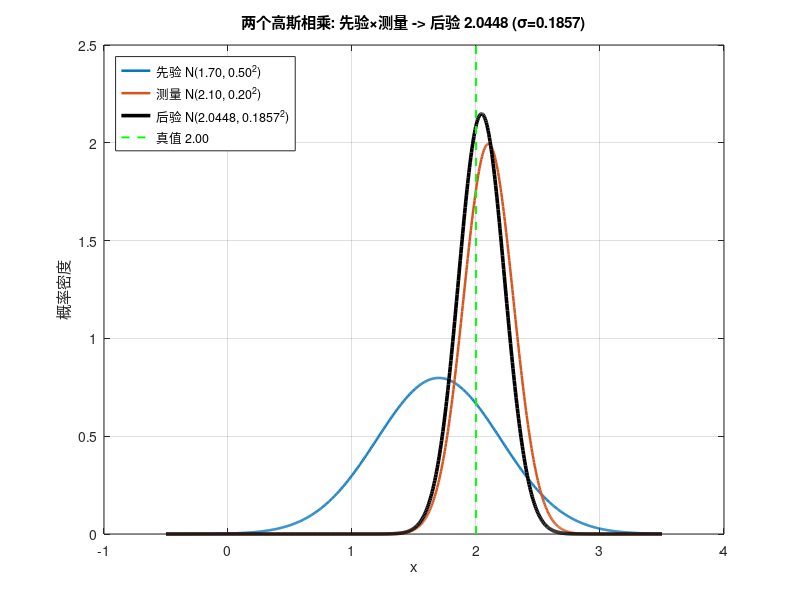

Here is the MATLAB script that generated this plot:
function lesson1()
%LESSON1  第一讲: 卡尔曼滤波到底在干什么
%
% 用法: 在 Kalman 目录下执行  lesson1
% 想看真正的滤波器长什么样: 打开 kalman_simple.slx 点运行
% 想连着向量形式一起看:     run_all_kalman  (出 9 张图 + 验证记录)
%
% 这一讲只做一件事: 用"两个高斯相乘"把卡尔曼滤波的全部直觉说清楚。

clc;
fprintf('\n%s\n', repmat('=', 1, 70));
fprintf('第一讲  卡尔曼滤波到底在干什么\n');
fprintf('%s\n', repmat('=', 1, 70));

% ---------- 场景 ----------
% 一个传感器在测一个不动的量(真值 2.00), 你已经有一份"上一步的估计"。
x_prior = 1.70;  s_prior = 0.50;      % 先验估计与其标准差
z_meas  = 2.10;  s_meas  = 0.20;      % 本次测量与其标准差
Pp = s_prior^2;  Rm = s_meas^2;       % 对应到卡尔曼术语: P(模型不确定) 与 R(传感器不准)
truth = 2.00;

fprintf('\n场景: 真值 = %.2f\n', truth);
fprintf('      你手里已有的估计(先验) x^- = %.2f, 标准差 %.2f\n', x_prior, s_prior);
fprintf('      这一次的测量(读数)      z   = %.2f, 标准差 %.2f\n', z_meas, s_meas);
fprintf('      问题: 真值取多少?\n');

% ---------- 三种做法 ----------
x_avg  = (x_prior + z_meas)/2;                        % 做法A: 直接平均
invP   = 1/Pp + 1/Rm;                                 % 精度(方差倒数)相加
x_wavg = (x_prior/Pp + z_meas/Rm)/invP;               % 做法B: 按精度加权平均
P_post = 1/invP;                                      % 合并后的方差

K      = Pp/(Pp + Rm);                                % 卡尔曼增益
x_kal  = (1-K)*x_prior + K*z_meas;                    % 做法C: 卡尔曼一步

fprintf('\n【做法A】直接平均                x = %.4f\n', x_avg);
fprintf('【做法B】按精度(1/方差)加权平均  x = %.4f   (权重 %.4f / %.4f)\n', ...
    x_wavg, (1/Pp)/invP, (1/Rm)/invP);
fprintf('【做法C】卡尔曼一步              x = %.4f   (K = %.4f)\n', x_kal, K);

fprintf('\n做法C 减 做法B = %.2e\n', x_kal - x_wavg);
fprintf('=> "卡尔曼滤波"这一步, 就是按精度加权平均。\n');

% ---------- 精度的算术 ----------
fprintf('\n再看合并后的不确定性:\n');
fprintf('  先验方差 P^- = %.4f\n', Pp);
fprintf('  测量方差 R   = %.4f\n', Rm);
fprintf('  合并方差 P+  = %.4f      (1/P+ = 1/P^- + 1/R = %.4f)\n', P_post, invP);
fprintf('  两边标准差: %.3f, %.3f  ->  合并后 %.4f\n', s_prior, s_meas, sqrt(P_post));
fprintf('=> 合并后比两边都更确定。这就是"信息只会越攒越多"。\n');

% ---------- 画图 ----------
xx = linspace(-0.5, 3.5, 800);
g1 = exp(-0.5*((xx-x_prior)/s_prior).^2)/(s_prior*sqrt(2*pi));
g2 = exp(-0.5*((xx-z_meas )/s_meas ).^2)/(s_meas *sqrt(2*pi));
gp = exp(-0.5*((xx-x_kal  )/sqrt(P_post)).^2)/(sqrt(P_post)*sqrt(2*pi));
figure('Position', [80 80 960 460], 'Color', 'w');
plot(xx, g1, '-', 'Color', [0 .45 .74], 'LineWidth', 1.8); hold on; grid on;
plot(xx, g2, '-', 'Color', [.85 .33 .10], 'LineWidth', 1.8);
plot(xx, gp, 'k-', 'LineWidth', 2.6);
plot([truth truth], [0 2.5], 'g--', 'LineWidth', 1.4);
xlabel('x'); ylabel('概率密度');
title(sprintf('两个高斯相乘: 先验×测量 -> 后验 %.4f (\\sigma=%.4f)', x_kal, sqrt(P_post)));
legend({sprintf('先验 N(%.2f, %.2f^2)', x_prior, s_prior), ...
        sprintf('测量 N(%.2f, %.2f^2)', z_meas, s_meas), ...
        sprintf('后验 N(%.4f, %.4f^2)', x_kal, sqrt(P_post)), ...
        sprintf('真值 %.2f', truth)}, 'Location', 'northwest');
fprintf('\n图已弹出: 黑线(后验)比蓝线、橙线都窄。\n');

% ---------- 留给你的题 ----------
fprintf('\n%s\n', repmat('-', 1, 70));
fprintf('【课后题, 改一下数字再跑】\n');
fprintf('  Q1 把 s_meas 从 0.20 改成 0.50 (传感器变烂, 和先验一样准)\n');
fprintf('     -> 猜猜 x 会是多少? K 会是多少? 合并方差会是多少?\n');
fprintf('  Q2 把 s_meas 改成 0.05 (传感器极准)\n');
fprintf('     -> x 会更靠近 1.70 还是更靠近 2.10?\n');
fprintf('  改完直接重跑 lesson1, 对照你猜的数字。\n');
fprintf('%s\n\n', repmat('-', 1, 70));
end
